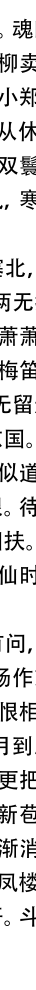
#> input picture img/000.bmp, 72 x 1980 px (shown at 1/2 size); its folder holds 4 pictures in this run
$ python merge.py
#> lines starting #> are read from the running program, lines starting #| are printed output that depends on the picture; after the words box and inside, x2 and y2 are one past the last pixel; in counts of white or black regions, pixels touching at a corner belong together
import cv2 as cv
import os
import numpy as np
#超参数
PATH = 'img'
#获取文件列表
file_list = os.listdir(PATH)
#定义空字典保存最后结果，索引值和文件名一一对应
dic = {}
#找到最左边的碎图片，根据图片信息，最左侧一列像素为白色即可
for files in file_list:
    img = cv.imread(PATH+'/'+files)
#> img is the input picture: shape (1980, 72, 3); min 0, max 255, mean 215.8
    ret,img_thre = cv.threshold(img,127,255,cv.THRESH_BINARY)
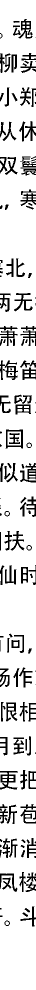
#> img_thre: shape (1980, 72, 3) (shown at 1/2 size); 84.7% white; 168 black regions (37 under 20 px), largest, box (x1, y1, x2, y2) and area: (0, 1542, 35, 1579) 624, (0, 721, 36, 760) 556, (38, 242, 72, 283) 523
    if img_thre[:,0,0].sum() == 504900:
        dic['0'] = files
#> pass 2 of the loop `for files in file_list:`:
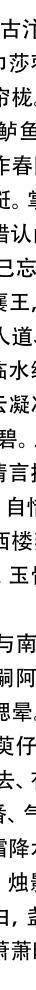
#> input picture img/001.bmp, 72 x 1980 px (shown at 1/2 size)
#> img is the input picture: shape (1980, 72, 3); min 0, max 255, mean 215.5
#> `ret,img_thre = cv.threshold(img,127,255,cv.THRESH_BINARY)`:
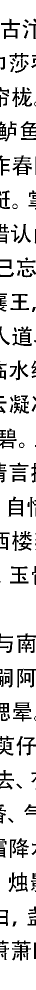
#> img_thre: shape (1980, 72, 3) (shown at 1/2 size); 84.6% white; 189 black regions (23 under 20 px), largest, box (x1, y1, x2, y2) and area: (34, 1267, 72, 1306) 627, (25, 311, 64, 351) 592, (17, 1744, 56, 1784) 572
#> pass 3 of the loop `for files in file_list:`:
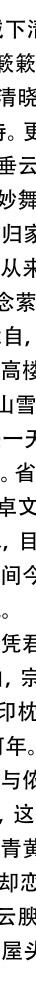
#> input picture img/002.bmp, 72 x 1980 px (shown at 1/2 size)
#> img is the input picture: shape (1980, 72, 3); min 0, max 255, mean 214.1
#> `ret,img_thre = cv.threshold(img,127,255,cv.THRESH_BINARY)`:
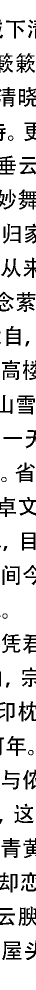
#> img_thre: shape (1980, 72, 3) (shown at 1/2 size); 83.9% white; 155 black regions (19 under 20 px), largest, box (x1, y1, x2, y2) and area: (37, 1813, 72, 1852) 628, (0, 311, 32, 349) 569, (12, 652, 41, 692) 562
#> the loop made 4 passes; the first 3 are shown
#求图片距离
now = 0
#> now = 0
sum_m = 0
num  = 0
min_val = {}
for i in range(18):
    # 读取当前需要进行匹配的图片，将当前图片最右侧列找到定义为right_block
#> (the run stopped early here; a loop or call above may not have finished)
